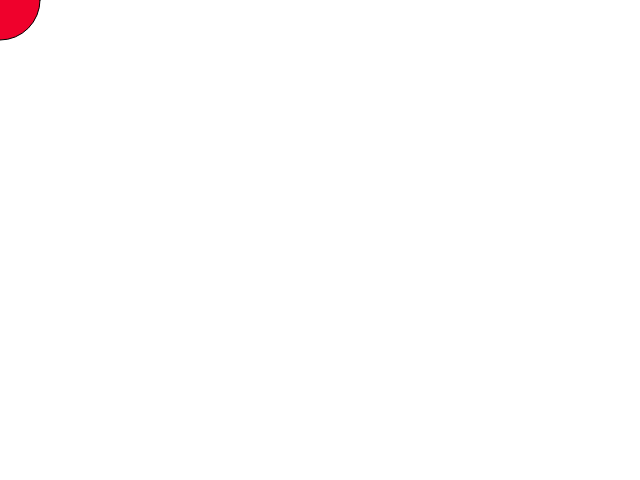
Frame 1 (no input)
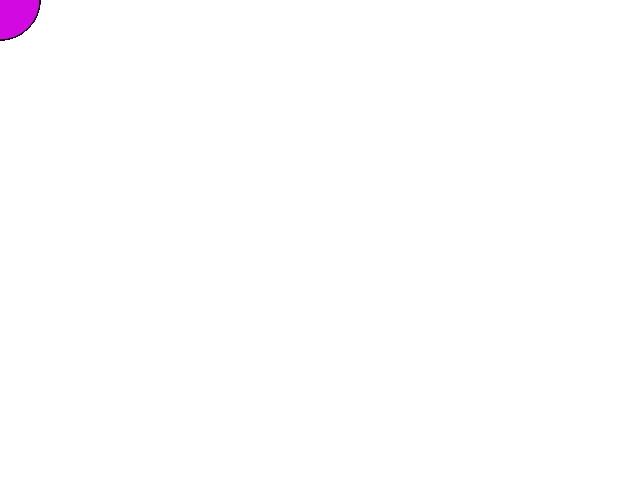
Frame 60 (no input)
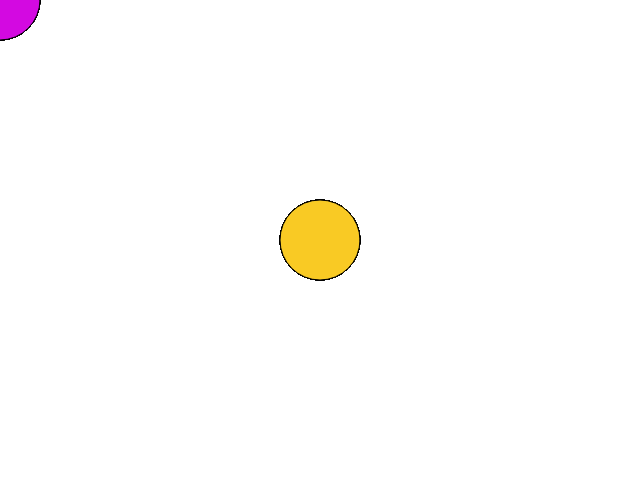
Frame 120 (the mouse pressed at the canvas centre since frame 60)

The p5.js sketch that drew these frames (run headless with seeded random() and noise() and a simulated clock; from frame 60 on, the mouse is pressed at the canvas centre):

// p5.js sketch
// ── sketch.js
function getRandomColor() {
  var letters = '0123456789ABCDEF';
  var color = '#';
  for (var i = 0; i < 6; i++) {
    color += letters[Math.floor(Math.random() * 16)];
  }
  return color;
}

function setup() {
  // put setup code here
  createCanvas(640, 480);
}

function draw() {
  if (mouseIsPressed) {
    fill('#f9ca24');
  } else {
    fill(getRandomColor());
  }
  ellipse(mouseX, mouseY, 80, 80);
  // put drawing code here
}
